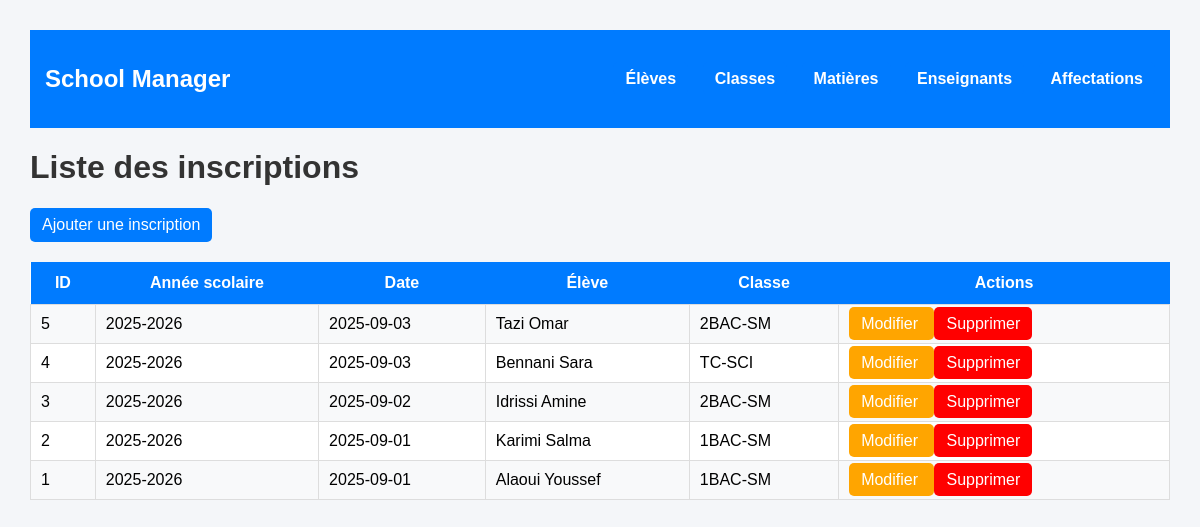
Screenshot of /pages/inscription/index.php with the database file from the repository.
### tables this page shows
CREATE TABLE `inscription` (
  `id_inscription` int(11) NOT NULL,
  `annee_scolaire` varchar(9) NOT NULL,
  `date_inscription` date DEFAULT curdate(),
  `id_eleve` int(11) NOT NULL,
  `id_classe` int(11) NOT NULL
);

CREATE TABLE `eleve` (
  `id_eleve` int(11) NOT NULL,
  `matricule` varchar(20) NOT NULL,
  `nom` varchar(50) NOT NULL,
  `prenom` varchar(50) NOT NULL,
  `date_naissance` date DEFAULT NULL,
  `sexe` enum('M','F') DEFAULT NULL,
  `adresse` varchar(255) DEFAULT NULL,
  `telephone` varchar(20) DEFAULT NULL,
  `email` varchar(100) DEFAULT NULL
);

CREATE TABLE `classe` (
  `id_classe` int(11) NOT NULL,
  `nom_classe` varchar(50) NOT NULL,
  `niveau` varchar(50) NOT NULL,
  `capacite_max` int(11) NOT NULL CHECK (`capacite_max` > 0)
);

### pages/inscription/index.php (the view, shortened to what this page needs)
<?php
require_once "../../config/database.php";
$sql = "SELECT
            i.id_inscription,
            i.annee_scolaire,
            i.date_inscription,
            e.nom AS nom_eleve,
            e.prenom AS prenom_eleve,
            c.nom_classe
        FROM inscription i
        JOIN eleve e ON i.id_eleve = e.id_eleve
        JOIN classe c ON i.id_classe = c.id_classe
        ORDER BY i.id_inscription DESC";
$stmt = $pdo->query($sql);
$inscriptions = $stmt->fetchAll(PDO::FETCH_ASSOC);
?>
<!DOCTYPE html>
<html lang="fr">
<head>
    <link rel="stylesheet" href="../../assets/css/style.css">
</head>
<body>
<?php include "../../navbar.php"; ?>
<h1>Liste des inscriptions</h1>
<a class="btn" href="create.php">Ajouter une inscription</a>
<table class="table">
<tr>
    <th>ID</th>
    <th>Année scolaire</th>
    <th>Date</th>
    <th>Élève</th>
    <th>Classe</th>
    <th>Actions</th>
</tr>
<?php foreach ($inscriptions as $ins): ?>
<tr>
    <td><?= $ins['id_inscription'] ?></td>
    <td><?= htmlspecialchars($ins['annee_scolaire']) ?></td>
    <td><?= htmlspecialchars($ins['date_inscription']) ?></td>
    <td><?= htmlspecialchars($ins['nom_eleve'] . " " . $ins['prenom_eleve']) ?></td>
    <td><?= htmlspecialchars($ins['nom_classe']) ?></td>
    <td>
       <a class="edit-btn" href="edit.php?id=<?= $ins['id_inscription'] ?>">
            Modifier
        </a>
        <a class="delete-btn" href="delete.php?id=<?= $ins['id_inscription'] ?>"
           onclick="return confirm('Supprimer cette inscription ?')">
            Supprimer
        </a>
    </td>
</tr>
<?php endforeach; ?>
</table>
</body>
</html>

### assets/css/style.css (style rules this page uses)
body { font-family: Arial, sans-serif; background-color: #f4f6f9; margin: 30px; }
h1 { color: #333; }
a { text-decoration: none; color: white; background-color: #007bff; padding: 8px 12px; border-radius: 5px; }
table { width: 100%; border-collapse: collapse; background-color: white; margin-top: 20px; }
table th { background-color: #007bff; color: white; padding: 12px; }
table td { padding: 10px; border: 1px solid #ddd; }
tr:nth-child(even) { background-color: #f8f9fa; }
.edit-btn { background-color: orange; }
.delete-btn { background-color: red; }
.table { width: 100%; border-collapse: collapse; background-color: white; margin-top: 20px; }
.table th { background-color: #007bff; color: white; padding: 12px; }
.table td { padding: 10px; border: 1px solid #ddd; }
.btn { text-decoration: none; color: white; padding: 8px 12px; border-radius: 5px; display: inline-block; margin-right: 5px; }

### rows the page displays
inscription: id_inscription "5", annee_scolaire "2025-2026", date_inscription "2025-09-03", id_eleve.prenom "Tazi Omar", id_classe.nom_classe "2BAC-SM"
inscription: id_inscription "4", annee_scolaire "2025-2026", date_inscription "2025-09-03", id_eleve.prenom "Bennani Sara", id_classe.nom_classe "TC-SCI"
inscription: id_inscription "3", annee_scolaire "2025-2026", date_inscription "2025-09-02", id_eleve.prenom "Idrissi Amine", id_classe.nom_classe "2BAC-SM"
inscription: id_inscription "2", annee_scolaire "2025-2026", date_inscription "2025-09-01", id_eleve.prenom "Karimi Salma", id_classe.nom_classe "1BAC-SM"
inscription: id_inscription "1", annee_scolaire "2025-2026", date_inscription "2025-09-01", id_eleve.prenom "Alaoui Youssef", id_classe.nom_classe "1BAC-SM"
